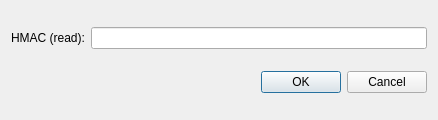
<?xml version="1.0" encoding="UTF-8"?>
<ui version="4.0">
 <class>SettingsDialog</class>
 <widget class="QDialog" name="SettingsDialog">
  <property name="geometry">
   <rect>
    <x>0</x>
    <y>0</y>
    <width>438</width>
    <height>120</height>
   </rect>
  </property>
  <property name="windowTitle">
   <string>Settings</string>
  </property>
  <layout class="QVBoxLayout" name="verticalLayout">
   <item>
    <layout class="QHBoxLayout" name="horizontalLayout">
     <item>
      <widget class="QLabel" name="label">
       <property name="text">
        <string>HMAC (read):</string>
       </property>
      </widget>
     </item>
     <item>
      <widget class="QLineEdit" name="hmacEdit"/>
     </item>
    </layout>
   </item>
   <item>
    <widget class="QDialogButtonBox" name="buttonBox">
     <property name="orientation">
      <enum>Qt::Horizontal</enum>
     </property>
     <property name="standardButtons">
      <set>QDialogButtonBox::Cancel|QDialogButtonBox::Ok</set>
     </property>
    </widget>
   </item>
  </layout>
 </widget>
 <resources/>
 <connections>
  <connection>
   <sender>buttonBox</sender>
   <signal>accepted()</signal>
   <receiver>SettingsDialog</receiver>
   <slot>accept()</slot>
   <hints>
    <hint type="sourcelabel">
     <x>248</x>
     <y>254</y>
    </hint>
    <hint type="destinationlabel">
     <x>157</x>
     <y>274</y>
    </hint>
   </hints>
  </connection>
  <connection>
   <sender>buttonBox</sender>
   <signal>rejected()</signal>
   <receiver>SettingsDialog</receiver>
   <slot>reject()</slot>
   <hints>
    <hint type="sourcelabel">
     <x>316</x>
     <y>260</y>
    </hint>
    <hint type="destinationlabel">
     <x>286</x>
     <y>274</y>
    </hint>
   </hints>
  </connection>
 </connections>
</ui>
